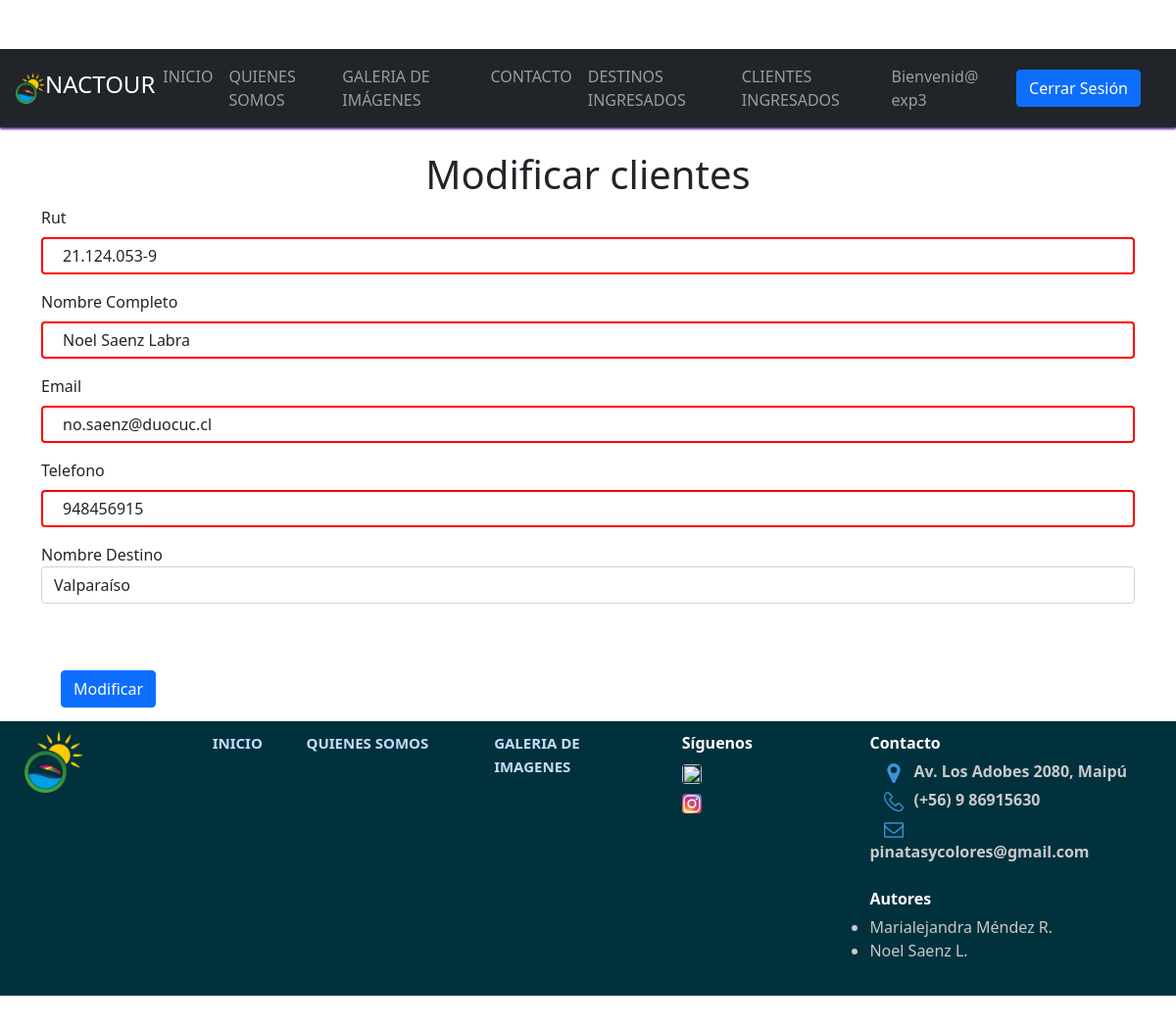
/modificar/21.124.053-9 (signed in), run on the app's committed database.
### core/models.py (models this page shows, shortened)
class Cliente(models.Model):
    nro_identif=models.CharField(max_length=15, primary_key=True, verbose_name='Rut')
    nombreCompleto=models.CharField(max_length=40, verbose_name='Nombre Completo')
    email=models.CharField(max_length=40, verbose_name='Email')
    telefono=models.IntegerField(max_length=9, verbose_name='Telefono')
    destino=models.ForeignKey(Destino, on_delete=models.CASCADE)

### core/views.py (the view)
# urls.py: path('modificar/<id>', modificar, name="modificar"),
def modificar(request, id):
    cliente = Cliente.objects.get(nro_identif=id)
    datos ={
        'form': ClienteForm(instance=cliente)
    }
    if request.method=='POST':
        formulario = ClienteForm(data=request.POST, instance=cliente)
        if formulario.is_valid:
            formulario.save()
            return redirect('mostrar')
    return render(request, 'modificar.html', datos)

### core/models.py (called while the page is built)
    def __str__(self):
        return self.nombre_des

### core/templates/modificar.html (shortened to what this page needs)
<!DOCTYPE html>
<html lang="en">
<head>
    {% load static %}
    <link rel="stylesheet" type="text/css" href="{% static 'css/bootstrap.min.css' %}">
    <link rel="stylesheet" type="text/css" href="{% static 'css/estilos.css' %}">
    <link href="https://cdn.jsdelivr.net/npm/bootstrap@5.0.2/dist/css/bootstrap.min.css" rel="stylesheet">
</head>
<body>
    <nav class="navbar navbar-expand-sm navbar-dark bg-dark mb-4">
        <img src="{% static 'img/logo.png' %}" alt="logo" width="30px">
            <h4>NacTour</h4>
        <div class="collapse navbar-collapse" id="Opciones">
            <ul class="navbar-nav">
                <li class="nav-item">
                    <a class="nav-link" href="{% url 'inicio' %}">INICIO</a>
                </li>
                <li class="nav-item">
                    <a class="nav-link" href="{% url 'quienes_somos' %}">QUIENES SOMOS</a>
                </li>
                <li class="nav-item">
                    <a class="nav-link" href="{% url 'Galeria_imagenes'%}">GALERIA DE IMÁGENES</a>
                </li>
                <li class="nav-item">
                    <a class="nav-link" href="{% url 'nuevo_formulario_' %}">CONTACTO</a>
                </li>
                <li class="nav-item">
                    <a class="nav-link" href="{% url 'mostrarDestino' %}">DESTINOS INGRESADOS</a>
                </li>
                {% if user.is_authenticated %}
                <li class="nav-item">
                    <a class="nav-link" href="{% url 'mostrar' %}">CLIENTES INGRESADOS</a>
                </li>
                <li class="nav-item">
                    <a class="nav-link" href="#">Bienvenid@ {{user.username}}</a>
                </li>
                {% endif %}
            </ul>
            <div>
                {% if user.is_authenticated %}
                    <a href="{% url 'logout' %}" id="salir">
                       <input type="submit" value="Cerrar Sesión" class="btn btn-primary" style="float: right;">
                    </a>
                {% else %}
                <a href="{% url 'login' %}" id="ingresar">
                    <input type="submit" value="Iniciar Sesión" class="btn btn-primary" style="float: right;">
                </a>
                {% endif %}
            </div>
        </div>
    </nav>
    <div class="container">
        <div class="row">
            <h1>Modificar clientes </h1>
        </div>
        <form method="POST" action="#" id="formulario">
            <div class="form-group">
                {{ form.nro_identif.label}}
                {{ form.nro_identif}}
            </div>
            <div class="form-group">
                {{ form.nombreCompleto.label}}
                {{ form.nombreCompleto}}
            </div>
            <div class="form-group">
                {{ form.email.label}}
                {{ form.email}}
            </div>
            <div class="form-group">
                {{ form.telefono.label}}
                {{ form.telefono}}
            </div>
            <div class="form-group">
                {{ form.destino.label}}
                {{ form.destino}}
            </div>
            <br><br>
            <input type="submit" class="btn btn-primary" value="Modificar">
        </form>
    </div>
</body>
<footer>
    <div class="row col-12">
        <div class="col-lg-2">
            <img src="{% static 'img/logo.png' %}" alt="logoBookStop" width="60px">
        </div>
        <div class="col-lg-1">
            <a href="{% url 'inicio' %}" id="linkFooter" style="color: rgb(196, 219, 255); font-size: 15px;"><strong>INICIO</strong></a>
        </div>
        <div class="col-lg-2">
            <a href="{% url 'quienes_somos' %}" id="linkFooter" style="color: rgb(196, 219, 255); font-size: 15px;"><strong>QUIENES SOMOS</strong></a>
        </div>
        <div class="col-lg-2">
            <a href="{% url 'Galeria_imagenes'%}" id="linkFooter" style="color: rgb(196, 219, 255); font-size: 15px;"><strong>GALERIA DE IMAGENES</strong></a>
        </div>
        <div class="col-lg-2">
            <strong>Síguenos</strong>
            <br>
            <div class="row">
                <a href="https://www.facebook.com/profile.php?id=100083394426070&mibextid=ZbWKwL" target="_blank">
                    <img src="{% static 'img/logo_facebook.jpg' %}" alt=""  class="rounded" width="20px" height="20px" style=" margin-top: 10px;">
                </a>
            </div>
            <div class="row">
                <a href="https://instagram.com/pinatas_y_colores?utm_medium=copy_link" target="_blank">
                    <img src="{% static 'img/logo_instagram.jpg' %}" alt="" class="rounded" width="20px" height="20px" style=" margin-top: 10px;" >
                </a>
            </div>
        </div>
        <div class="col-lg-3 ">
            <strong>Contacto</strong>
            <br>
            <div class="row">
                <div class="col contactofooter">
                    <img src="{% static 'img/logo_localizacion.png' %}" alt="" width="20px" height="20px"
                    style="margin-right: 10px; margin-left: 15px; text-align: center;"><strong>Av. Los Adobes 2080, Maipú</strong>
                </div>
            </div>
            <div class="row">
                <div class="col contactofooter">
                    <img src="{% static 'img/logo_telefono.png' %}" alt="" width="20px" height="20px"
                    style="margin-right: 10px; margin-left: 15px; text-align: center;"><strong>(+56) 9 86915630</strong>
                </div>
            </div>
            <div class="row">
                <div class="col contactofooter">
                    <img src="{% static 'img/logo_email.png' %}" alt="" width="20px" height="20px"
                    style="margin-right: 10px; margin-left: 15px; text-align: center;"><strong>pinatasycolores@gmail.com</strong>
                </div>
            </div>
            <br>
            <div class="row">
                <div class="col">
                    <strong>Autores</strong>
                    <div class="row contactofooter">
                        <ul>
                            <li>Marialejandra Méndez R.</li>
                            <li>Noel Saenz L.</li>
                        </ul>
                    </div>
                </div>
            </div>
            <br>
            <p>&copy; Copyrigth Derechos reservados</p>
        </div>
    </div>
</footer>
</body>
</html>

### core/static/css/estilos.css (style rules this page uses)
h4 { color: white; text-align: center; width: auto; height: auto; text-transform: uppercase; }
h1 { text-align: center; }
p { text-align: justify; }
body { background-color: #9ec2e6; padding-top: 100px; }
.navbar { box-shadow:0px 2px 2px rgb(99, 49, 156); position: fixed; z-index: 1; display: flex; transition: 0.3s; width: 100%; top: 0; }
.btn { background-color: crimson; border: none; color: azure; padding: 10px; text-align: center; display: inline-block; font-size: 13px; margin: 4px 20px; }
input[type=text] { width: 100%; padding: 12px 20px; margin: 8px 0; box-sizing: border-box; border: 2px solid rgb(255, 1, 1); border-radius: 4px; }
body { background-color: #000000; padding-top: 50px; }
footer { padding: 10px; color: white; background-color: rgb(0, 49, 61); height: 280px; margin-top: 10px; }
footer div p { font-size: 12px; color: white; padding-top: 5px; line-height: 5px; }
#linkFooter { color: white; text-decoration: none; }
.contactofooter { color: rgb(201, 201, 201); padding-top: 5px; text-align: left; }
* { margin: 0; padding: 0; }
body { background: #d2d9e4; font-family: sans-serif; }

### data on the page
Cliente: nro_identif "21.124.053-9", nombreCompleto "Noel Saenz Labra", email "no.saenz@duocuc.cl", telefono "948456915", destino "Valparaíso"

### other printed values
{{ user.username }} "exp3"
